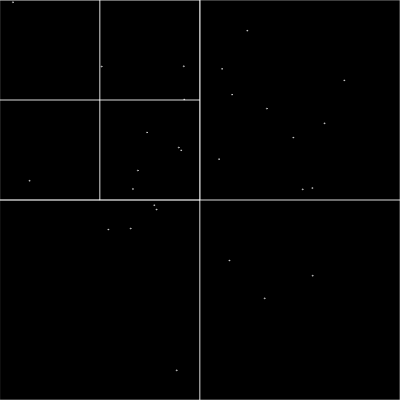
Frame 1 (no input)
Frame 60 (no input): identical to frame 1, image omitted
Frame 120 (the mouse pressed at the canvas centre since frame 60): identical to frame 1, image omitted

The p5.js sketch that drew this single still picture (run headless with seeded random() and noise() and a simulated clock; from frame 60 on, the mouse is pressed at the canvas centre):

// p5.js sketch
// ── sketch.js
let QM;

function setup() {
  createCanvas(400, 400);
  background(0);
  stroke(255);
  strokeWeight(0.5);
  noFill();
  QM = new quadMap(0,0,400,400);
  for (let i = 0; i < 30; i++) {
    p = new Particle(randomGaussian(200,100), randomGaussian(200,100));
    QM.addParticle(p);
  }
}

function draw() {
  background(0);
  QM.display();
}

function mouseDragged() {
  p = new Particle(mouseX, mouseY);
  QM.addParticle(p);
}

class Particle {
  constructor(x, y) {
    this.x = x;
    this.y = y;
  }

  display() {
    circle(this.x, this.y, 1);
  }
}

class quadMap {
  constructor(x0,y0,x1,y1) {
    this.xm = 0.5*(x0+x1);
    this.ym = 0.5*(y0+y1);
    this.NW = new quadNode(x0,this.ym,this.xm,y1);
    this.NE = new quadNode(this.xm,this.ym,x1,y1);
    this.SE = new quadNode(this.xm,y0,x1,this.ym);
    this.SW = new quadNode(x0,y0,this.xm,this.ym);
    this.x0 = x0; this.y0 = y0;
    this.x1 = x1; this.y1 = y1;
  }

  addParticle(p) {
    if(p.x < this.xm && p.y < this.ym) {
      this.SW.addParticle(p);
    }
    if(p.x > this.xm && p.y < this.ym) {
      this.SE.addParticle(p);
    }
    if(p.x < this.xm && p.y > this.ym) {
      this.NW.addParticle(p);
    }
    if(p.x > this.xm && p.y > this.ym) {
      this.NE.addParticle(p);
    }
  }

  display() {
    this.NW.display();
    this.NE.display();
    this.SW.display();
    this.SE.display();
  }
}

class quadNode{
  constructor(x0,y0,x1,y1) {
    this.xm = 0.5*(x0+x1);
    this.ym = 0.5*(y0+y1);
    this.NW;
    this.NE;
    this.SE;
    this.SW;
    this.x0 = x0; this.y0 = y0;
    this.x1 = x1; this.y1 = y1;
    this.particles = [];
  }

  addParticle(p) {
    if(this.particles.length < 10 && this.NW == null) {
      this.particles.push(p);
    } else {
      if(this.NW==null) {
        this.NW = new quadNode(this.x0,this.ym,this.xm,this.y1);
        this.NE = new quadNode(this.xm,this.ym,this.x1,this.y1);
        this.SE = new quadNode(this.xm,this.y0,this.x1,this.ym);
        this.SW = new quadNode(this.x0,this.y0,this.xm,this.ym);
        let ptemp = this.particles;
        this.particles = [];
        for(let i = 0; i < ptemp.length; i++) {
          this.addParticle(ptemp[i]);
        }
      }
      if(p.x < this.xm && p.y < this.ym) {
        this.SW.addParticle(p);
      }
      if(p.x > this.xm && p.y < this.ym) {
        this.SE.addParticle(p);
      }
      if(p.x < this.xm && p.y > this.ym) {
        this.NW.addParticle(p);
      }
      if(p.x > this.xm && p.y > this.ym) {
        this.NE.addParticle(p);
      }
    }
  }

  display() {
    rect(this.x0,this.y0,this.x1-this.x0,this.y1-this.y0);
    if (this.NW != null){
      this.NW.display();
      this.NE.display();
      this.SE.display();
      this.SW.display();
    }
    if(this.particles.length > 0) {
      for(let i = 0; i < this.particles.length; i++) {
        this.particles[i].display();
      }
    } 
  }
}
